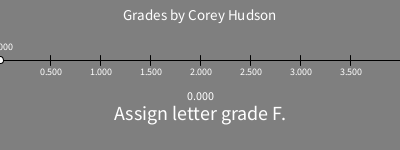
Frame 1 (no input)
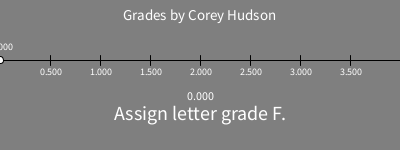
Frame 60 (the mouse pressed at the canvas centre just before this capture)
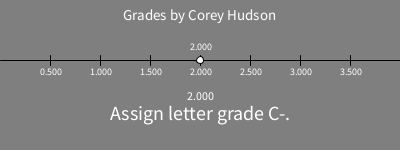
Frame 120 (the mouse held since frame 60 and released just before this capture)

The Processing sketch that drew these frames (run headless with seeded random() and noise(); from frame 60 on, the mouse is pressed at the canvas centre):

// Processing sketch: gradingApp
// ── gradingApp.pde
// Corey Hudson | Grades App | 13 sept 2024
float grade;

void setup() {
  size(400, 150);
  background(200);
}

void draw() {
  background(127);

  //title
  textAlign(CENTER);
  textSize(15);
  text("Grades by Corey Hudson", width/2, 20);

  //reference line and ticks
  line(0, 60, width, 60);
  for (int i=0; i<width-50; i+=50) {
    line(i+50, 55, i+50, 65);
    textSize(10);
    text((float)(i+50)/width*4, i+50, 75);
  }

  //slider
  ellipse(mouseX, 60, 7, 7);
  text((float)mouseX/width*4, mouseX, 50);

  //letter grade
  assignGrade((float)mouseX/width*4);
}

void assignGrade(float tgrade) {
  textSize(12);
  text(tgrade, width/2, 100);
  textSize(20);
  if (tgrade >= 3.51) {
    text("Assign letter grade A.", width/2, 120);
  } else if (tgrade >= 3) {
    text("Assign letter grade A-.", width/2, 120);
  } else if (tgrade >= 2.84) {
    text("Assign letter grade B+.", width/2, 120);
  } else if (tgrade >= 2.67) {
    text("Assign letter grade B.", width/2, 120);
  } else if (tgrade >= 2.5) {
    text("Assign letter grade B-.", width/2, 120);
  } else if (tgrade >= 2.34) {
    text("Assign letter grade C+.", width/2, 120);
  } else if (tgrade >= 2.17) {
    text("Assign letter grade C.", width/2, 120);
  } else if (tgrade >= 2) {
    text("Assign letter grade C-.", width/2, 120);
  } else if (tgrade >= 1.66) {
    text("Assign letter grade D+.", width/2, 120);
  } else if (tgrade >= 1.33) {
    text("Assign letter grade D.", width/2, 120);
  } else if (tgrade >= 1) {
    text("Assign letter grade D-.", width/2, 120);
  } else {
    text("Assign letter grade F.", width/2, 120);
  }
}
